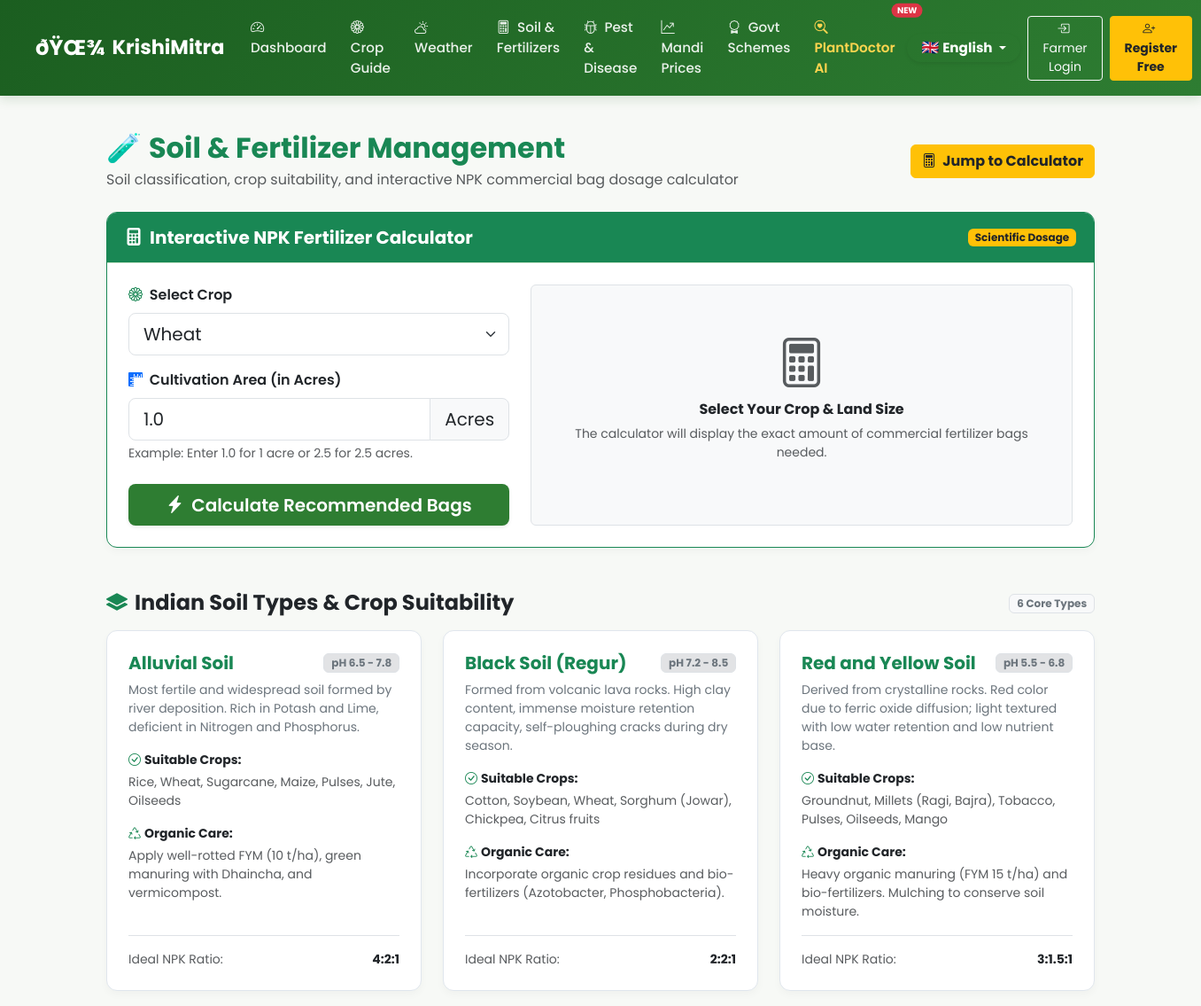
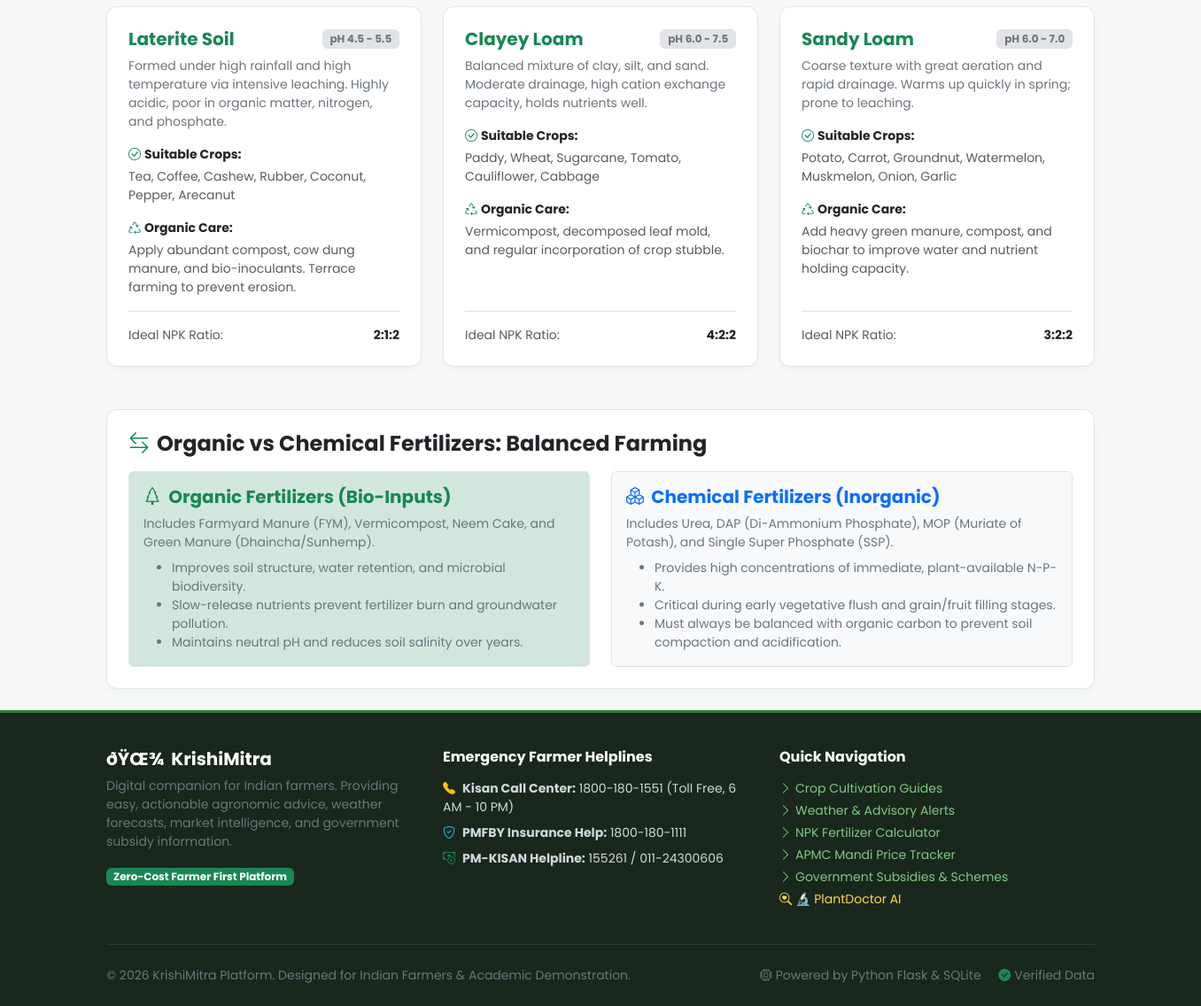
The page /soil/ on the database its author committed (2 pictures, top to bottom).
### tables this page shows
CREATE TABLE fertilizer_soil (
    id INTEGER PRIMARY KEY AUTOINCREMENT,
    soil_type TEXT NOT NULL UNIQUE,
    characteristics TEXT NOT NULL,
    suitable_crops TEXT NOT NULL,
    organic_recommendations TEXT NOT NULL,
    chemical_recommendations TEXT NOT NULL,
    npk_ratio TEXT NOT NULL,
    ph_range TEXT NOT NULL
);

### app/routes/soil.py (the view, shortened to what this page needs)
@soil_bp.route('/', methods=['GET', 'POST'])
def index():
    db = get_db()
    soils = db.execute("SELECT * FROM fertilizer_soil ORDER BY id ASC").fetchall()
    calc_result = None
    selected_crop = "Wheat"
    acres = 1.0
    return render_template(
        'soil/index.html',
        soils=soils,
        crop_options=list(CROP_NPK_ACRE.keys()),
        calc_result=calc_result,
        selected_crop=selected_crop,
        acres=acres
    )

### app/database/db.py (called while the page is built, shortened)
def get_db():
    if 'db' not in g:
        db_url = current_app.config.get('DATABASE_URL') or os.environ.get('DATABASE_URL')
        db_path = current_app.config.get('DATABASE', 'krishimitra.db')
        conn = sqlite3.connect(db_path)
        conn.row_factory = sqlite3.Row
        g.db = conn
        g.db_backend = 'sqlite'
    return g.db

### app/translations/languages.py (called while the page is built)
def get_translation(key: str, lang: str = 'en') -> str:
    if not lang or lang not in SUPPORTED_LANGUAGES:
        lang = 'en'
    entry = TRANSLATIONS.get(key)
    if not entry:
        return key
    return entry.get(lang, entry.get('en', key))

### app/templates/soil/index.html (shortened to what this page needs)
{% extends "base.html" %}
{% block content %}
<div class="container py-4">
  <div class="d-flex flex-column flex-md-row justify-content-between align-items-md-center mb-4 gap-2">
    <div>
      <h2 class="fw-bold text-success mb-1">
        <span class="me-2">🧪</span>Soil & Fertilizer Management
      </h2>
      <p class="text-muted mb-0">Soil classification, crop suitability, and interactive NPK commercial bag dosage calculator</p>
    </div>
    <a href="#calculator" class="btn btn-warning fw-bold text-dark">
      <i class="bi bi-calculator me-1"></i> Jump to Calculator
    </a>
  </div>
  <div class="farm-card mb-5 border-success" id="calculator">
    <div class="card-header-agri bg-success text-white d-flex align-items-center justify-content-between">
      <h5 class="fw-bold mb-0 text-white"><i class="bi bi-calculator-fill me-2"></i>Interactive NPK Fertilizer Calculator</h5>
      <span class="badge bg-warning text-dark fw-bold">Scientific Dosage</span>
    </div>
    <div class="p-4">
      <div class="row g-4">
        <div class="col-lg-5">
          <form method="POST" action="{{ url_for('soil.index') }}#calculator">
            <div class="mb-3">
              <label for="cropSelect" class="form-label fw-semibold text-dark">
                <i class="bi bi-flower1 text-success me-1"></i> Select Crop
              </label>
              <select class="form-select form-select-lg" id="cropSelect" name="crop" required>
                {% for crop_name in crop_options %}
                  <option value="{{ crop_name }}" {% if crop_name == selected_crop %}selected{% endif %}>
                    {{ crop_name }}
                  </option>
                {% endfor %}
              </select>
            </div>
            <div class="mb-4">
              <label for="acresInput" class="form-label fw-semibold text-dark">
                <i class="bi bi-rulers text-primary me-1"></i> Cultivation Area (in Acres)
              </label>
              <div class="input-group input-group-lg">
                <input type="number" class="form-control" id="acresInput" name="acres" value="{{ acres }}" min="0.1" max="500" step="0.1" required>
                <span class="input-group-text bg-light">Acres</span>
              </div>
              <div class="form-text">Example: Enter 1.0 for 1 acre or 2.5 for 2.5 acres.</div>
            </div>
            <button type="submit" class="btn btn-agri btn-lg w-100 shadow-sm">
              <i class="bi bi-lightning-charge-fill me-1"></i> Calculate Recommended Bags
            </button>
          </form>
        </div>
        <div class="col-lg-7">
          {% if calc_result %}
            <div class="p-4 rounded-3 border bg-light h-100">
              <div class="d-flex justify-content-between align-items-center mb-3">
                <h6 class="fw-bold text-success mb-0">
                  Fertilizer Schedule For {{ calc_result['crop'] }} ({{ calc_result['acres'] }} Acres)
                </h6>
                <span class="badge bg-success-subtle text-success border">Verified Recommendation</span>
              </div>
              <div class="row g-2 mb-3 text-center">
                <div class="col-4">
                  <div class="p-2 border rounded bg-white">
                    <small class="text-muted d-block">Nitrogen (N)</small>
                    <strong class="text-success fs-5">{{ calc_result['total_n'] }} kg</strong>
                  </div>
                </div>
                <div class="col-4">
                  <div class="p-2 border rounded bg-white">
                    <small class="text-muted d-block">Phosphorus (P)</small>
                    <strong class="text-primary fs-5">{{ calc_result['total_p'] }} kg</strong>
                  </div>
                </div>
                <div class="col-4">
                  <div class="p-2 border rounded bg-white">
                    <small class="text-muted d-block">Potassium (K)</small>
                    <strong class="text-danger fs-5">{{ calc_result['total_k'] }} kg</strong>
                  </div>
                </div>
              </div>
              <h6 class="fw-bold text-dark mb-2 small text-uppercase">Recommended Commercial Fertilizer Bags:</h6>
              <div class="row g-2 mb-3">
                <div class="col-md-4">
                  <div class="p-3 border rounded bg-white text-center">
                    <span class="badge bg-warning text-dark mb-1">Urea (46% N)</span>
                    <h3 class="fw-bold text-dark mb-0">{{ calc_result['urea_bags'] }} <small class="fs-6 text-muted">Bags</small></h3>
                    <small class="text-muted">({{ calc_result['urea_kg'] }} kg total, 45kg/bag)</small>
                  </div>
                </div>
                <div class="col-md-4">
                  <div class="p-3 border rounded bg-white text-center">
                    <span class="badge bg-info text-white mb-1">DAP (18-46-0)</span>
                    <h3 class="fw-bold text-dark mb-0">{{ calc_result['dap_bags'] }} <small class="fs-6 text-muted">Bags</small></h3>
                    <small class="text-muted">({{ calc_result['dap_kg'] }} kg total, 50kg/bag)</small>
                  </div>
                </div>
                <div class="col-md-4">
                  <div class="p-3 border rounded bg-white text-center">
                    <span class="badge bg-danger text-white mb-1">MOP (60% K)</span>
                    <h3 class="fw-bold text-dark mb-0">{{ calc_result['mop_bags'] }} <small class="fs-6 text-muted">Bags</small></h3>
                    <small class="text-muted">({{ calc_result['mop_kg'] }} kg total, 50kg/bag)</small>
                  </div>
                </div>
              </div>
              <div class="alert alert-success border-0 small mb-0 d-flex align-items-center gap-2">
                <i class="bi bi-patch-check-fill text-success fs-4"></i>
                <div>
                  <strong>Organic Base Recommendation:</strong> Apply approximately <strong>{{ calc_result['organic_compost_tons'] }} Tons</strong> of well-decomposed Farmyard Manure (FYM) or Vermicompost during land preparation.
                </div>
              </div>
            </div>
          {% else %}
            <div class="p-5 border rounded bg-light text-center h-100 d-flex flex-column justify-content-center">
              <i class="bi bi-calculator text-muted display-4 mb-2"></i>
              <h6 class="text-dark fw-bold">Select Your Crop & Land Size</h6>
              <p class="text-muted small">The calculator will display the exact amount of commercial fertilizer bags needed.</p>
            </div>
          {% endif %}
        </div>
      </div>
    </div>
  </div>
  <div class="mb-5">
    <div class="d-flex align-items-center justify-content-between mb-3">
      <h4 class="fw-bold text-dark mb-0"><i class="bi bi-layers-fill text-success me-2"></i>Indian Soil Types & Crop Suitability</h4>
      <span class="badge bg-light text-secondary border">6 Core Types</span>
    </div>
    <div class="row g-4">
      {% for s in soils %}
      <div class="col-md-6 col-lg-4">
        <div class="farm-card h-100 p-4 d-flex flex-column justify-content-between">
          <div>
            <div class="d-flex justify-content-between align-items-center mb-2">
              <h5 class="fw-bold text-success mb-0">{{ s['soil_type'] }}</h5>
              <span class="badge bg-secondary-subtle text-secondary border">pH {{ s['ph_range'] }}</span>
            </div>
            <p class="small text-secondary mb-3 leading-relaxed">{{ s['characteristics'] }}</p>
            <div class="mb-3 small">
              <strong class="text-dark d-block mb-1"><i class="bi bi-check-circle text-success me-1"></i>Suitable Crops:</strong>
              <span class="text-muted">{{ s['suitable_crops'] }}</span>
            </div>
            <div class="mb-3 small">
              <strong class="text-dark d-block mb-1"><i class="bi bi-recycle text-success me-1"></i>Organic Care:</strong>
              <span class="text-muted">{{ s['organic_recommendations'] }}</span>
            </div>
          </div>
          <div class="pt-3 border-top small d-flex justify-content-between align-items-center">
            <span class="text-muted">Ideal NPK Ratio:</span>
            <span class="fw-bold text-dark">{{ s['npk_ratio'] }}</span>
          </div>
        </div>
      </div>
      {% endfor %}
    </div>
  </div>
  <div class="farm-card p-4">
    <h4 class="fw-bold text-dark mb-3"><i class="bi bi-arrow-left-right text-success me-2"></i>Organic vs Chemical Fertilizers: Balanced Farming</h4>
    <div class="row g-4">
      <div class="col-md-6">
        <div class="p-3 border rounded bg-success-subtle h-100">
          <h5 class="fw-bold text-success"><i class="bi bi-tree me-1"></i> Organic Fertilizers (Bio-Inputs)</h5>
          <p class="small text-secondary mb-2">
            Includes Farmyard Manure (FYM), Vermicompost, Neem Cake, and Green Manure (Dhaincha/Sunhemp).
          </p>
          <ul class="small text-secondary mb-0">
            <li>Improves soil structure, water retention, and microbial biodiversity.</li>
            <li>Slow-release nutrients prevent fertilizer burn and groundwater pollution.</li>
            <li>Maintains neutral pH and reduces soil salinity over years.</li>
          </ul>
        </div>
      </div>
      <div class="col-md-6">
        <div class="p-3 border rounded bg-light h-100">
          <h5 class="fw-bold text-primary"><i class="bi bi-boxes me-1"></i> Chemical Fertilizers (Inorganic)</h5>
          <p class="small text-secondary mb-2">
            Includes Urea, DAP (Di-Ammonium Phosphate), MOP (Muriate of Potash), and Single Super Phosphate (SSP).
          </p>
          <ul class="small text-secondary mb-0">
            <li>Provides high concentrations of immediate, plant-available N-P-K.</li>
            <li>Critical during early vegetative flush and grain/fruit filling stages.</li>
            <li>Must always be balanced with organic carbon to prevent soil compaction and acidification.</li>
          </ul>
        </div>
      </div>
    </div>
  </div>
</div>
{% endblock %}

### app/static/css/style.css (style rules this page uses)
body { top: 0px !important; }
:root { --primary-green: #2e7d32; --primary-dark: #1b5e20; --primary-light: #4caf50; --accent-gold: #f9a825; --earth-brown: #5d4037; --bg-light: #f7f9f6; --card-bg: #ffffff; --text-dark: #263238; --text-muted: #607d8b; --border-color: #e0e6ed; --success-color: #2e7d32; --warning-color: #ef6c00; --danger-color: #c62828; }
body { font-family: 'Poppins', -apple-system, BlinkMacSystemFont, "Segoe UI", Roboto, sans-serif; background-color: var(--bg-light); color: var(--text-dark); min-height: 100vh; display: flex; flex-direction: column; }
.farm-card { background: var(--card-bg); border: 1px solid var(--border-color); border-radius: 12px; box-shadow: 0 4px 10px rgba(0, 0, 0, 0.03); transition: transform 0.2s ease, box-shadow 0.2s ease; overflow: hidden; }
.card-header-agri { background-color: #e8f5e9; border-bottom: 1px solid #c8e6c9; color: var(--primary-dark); font-weight: 600; padding: 1rem 1.25rem; }
.btn-agri { background-color: var(--primary-green); color: #ffffff; font-weight: 600; border: none; border-radius: 8px; padding: 0.55rem 1.25rem; transition: background-color 0.2s; }

### rows shown on the page
fertilizer_soil: soil_type "Alluvial Soil", ph_range "6.5 - 7.8", characteristics "Most fertile and widespread soil formed by river deposition. Rich in Potash and Lime, deficient in Nitrogen and Phosphorus.", suitable_crops "Rice, Wheat, Sugarcane, Maize, Pulses, Jute, Oilseeds", organic_recommendations "Apply well-rotted FYM (10 t/ha), green manuring with Dhaincha, and vermicompost.", npk_ratio "4:2:1"
fertilizer_soil: soil_type "Black Soil (Regur)", ph_range "7.2 - 8.5", characteristics "Formed from volcanic lava rocks. High clay content, immense moisture retention capacity, self-ploughing cracks during dry season.", suitable_crops "Cotton, Soybean, Wheat, Sorghum (Jowar), Chickpea, Citrus fruits", organic_recommendations "Incorporate organic crop residues and bio-fertilizers (Azotobacter, Phosphobacteria).", npk_ratio "2:2:1"
fertilizer_soil: soil_type "Red and Yellow Soil", ph_range "5.5 - 6.8", characteristics "Derived from crystalline rocks. Red color due to ferric oxide diffusion; light textured with low water retention and low nutrient base.", suitable_crops "Groundnut, Millets (Ragi, Bajra), Tobacco, Pulses, Oilseeds, Mango", organic_recommendations "Heavy organic manuring (FYM 15 t/ha) and bio-fertilizers. Mulching to conserve soil moisture.", npk_ratio "3:1.5:1"
fertilizer_soil: soil_type "Laterite Soil", ph_range "4.5 - 5.5", characteristics "Formed under high rainfall and high temperature via intensive leaching. Highly acidic, poor in organic matter, nitrogen, and phosphate.", suitable_crops "Tea, Coffee, Cashew, Rubber, Coconut, Pepper, Arecanut", organic_recommendations "Apply abundant compost, cow dung manure, and bio-inoculants. Terrace farming to prevent erosion.", npk_ratio "2:1:2"
fertilizer_soil: soil_type "Clayey Loam", ph_range "6.0 - 7.5", characteristics "Balanced mixture of clay, silt, and sand. Moderate drainage, high cation exchange capacity, holds nutrients well.", suitable_crops "Paddy, Wheat, Sugarcane, Tomato, Cauliflower, Cabbage", organic_recommendations "Vermicompost, decomposed leaf mold, and regular incorporation of crop stubble.", npk_ratio "4:2:2"
fertilizer_soil: soil_type "Sandy Loam", ph_range "6.0 - 7.0", characteristics "Coarse texture with great aeration and rapid drainage. Warms up quickly in spring; prone to leaching.", suitable_crops "Potato, Carrot, Groundnut, Watermelon, Muskmelon, Onion, Garlic", organic_recommendations "Add heavy green manure, compost, and biochar to improve water and nutrient holding capacity.", npk_ratio "3:2:2"

### other values the page prints
{{ t('nav_dashboard') }} "Dashboard"
{{ t('nav_crops') }} "Crop Guide"
{{ t('nav_weather') }} "Weather"
{{ t('nav_soil') }} "Soil & Fertilizers"
{{ t('nav_diseases') }} "Pest & Disease"
{{ t('nav_market') }} "Mandi Prices"
{{ t('nav_schemes') }} "Govt Schemes"
{{ t('nav_plantdoctor') }} "PlantDoctor AI"
{{ t('nav_login') }} "Farmer Login"
{{ t('nav_register') }} "Register Free"
form field crop "Wheat"
